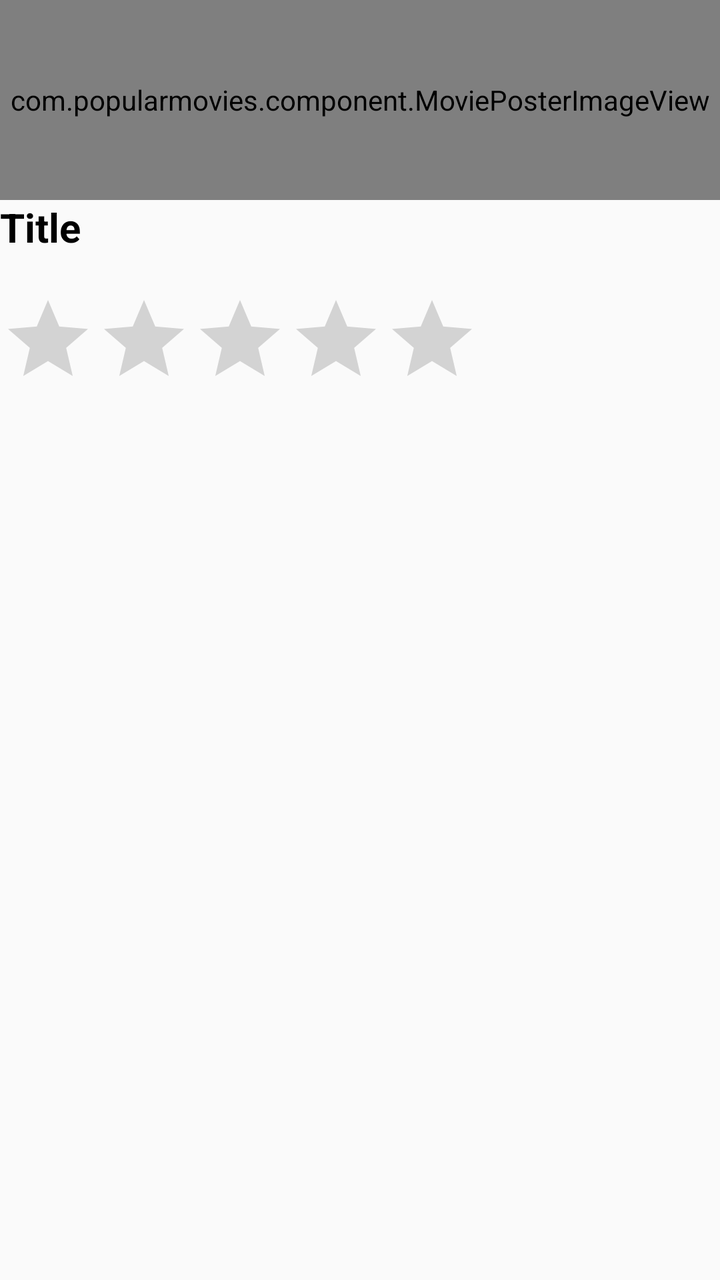
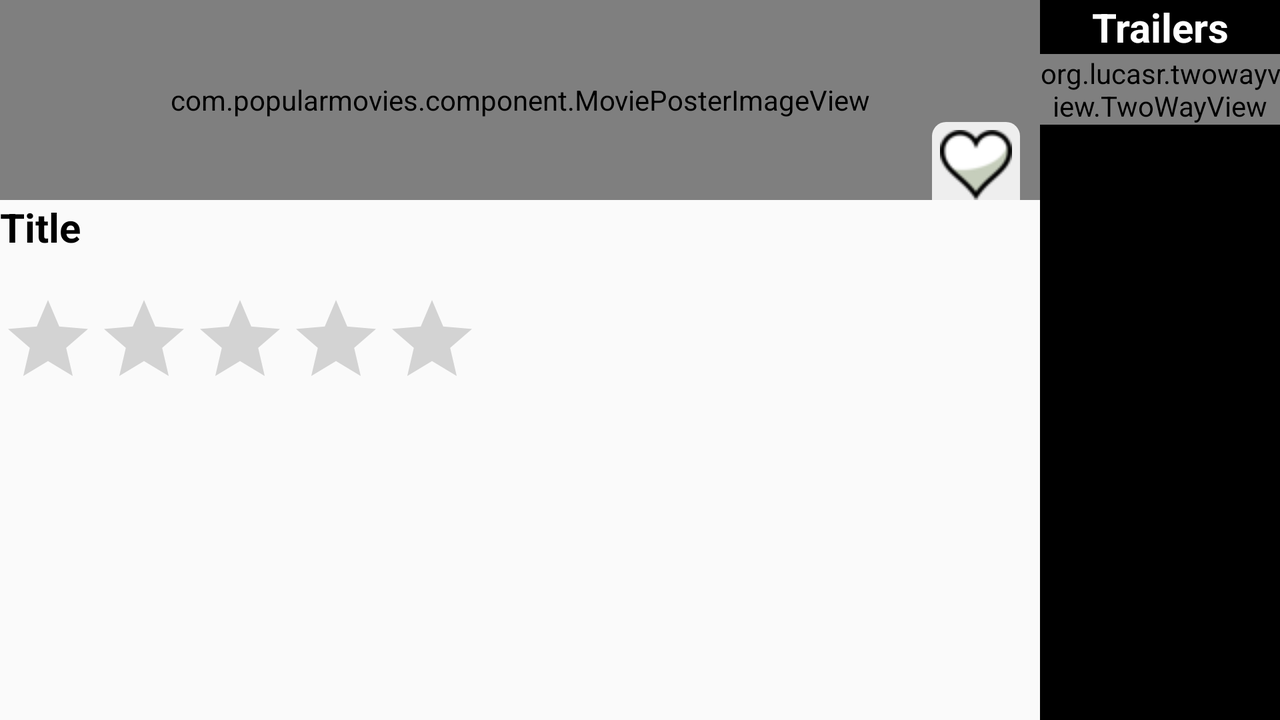

Compare how this app lays out the same screen by default and in its alternative resource folder. The renders come first, then the two layout files and the values they reference.
<!-- AndroidManifest.xml: application theme AppTheme -->
<!-- res/layout/fragment_detail.xml -->
<ScrollView xmlns:android="http://schemas.android.com/apk/res/android"
    android:layout_width="match_parent"
    android:layout_height="match_parent">


    <LinearLayout
        android:layout_width="match_parent"
        android:layout_height="match_parent"
        android:orientation="vertical">

        <RelativeLayout
            android:id="@+id/relative_container"
            android:layout_width="wrap_content"
            android:layout_height="wrap_content">


            <com.popularmovies.component.MoviePosterImageView
                android:id="@+id/movie_poster"
                android:layout_width="match_parent"
                android:layout_height="300px"
                android:src="@drawable/error" />

            <ProgressBar
                android:id="@+id/progress"
                style="?android:attr/progressBarStyle"
                android:layout_width="wrap_content"
                android:layout_height="wrap_content"
                android:layout_centerInParent="true"
                android:visibility="visible"
                android:max="100"
                android:progress="40"/>

        </RelativeLayout>




        <TextView
            android:id="@+id/movie_title"
            xmlns:android="http://schemas.android.com/apk/res/android"
            android:layout_width="wrap_content"
            android:layout_height="wrap_content"
            android:textSize="20dp"
            android:textStyle="bold"
            android:text="Title"
            android:textColor="#000000"
            />

        <TextView
            android:id="@+id/movie_release_date"
            xmlns:android="http://schemas.android.com/apk/res/android"
            android:layout_width="wrap_content"
            android:layout_height="wrap_content"
            />

        <RatingBar
            android:id="@+id/movie_vote"
            android:layout_width="wrap_content"
            android:layout_height="wrap_content"
            android:stepSize="0.25"
            android:isIndicator="true"
            />


        <TextView
            android:id="@+id/movie_synopsis"
            xmlns:android="http://schemas.android.com/apk/res/android"
            android:layout_width="wrap_content"
            android:layout_height="wrap_content"
            />


    </LinearLayout>



</ScrollView>
<!-- resources referenced by this layout -->
<resources>
  <!-- drawable error: jpg bitmap (drawable, 87817 bytes) -->
  <style name="AppTheme" parent="Theme.AppCompat.Light.DarkActionBar">
          
      </style>
</resources>
<!-- res/layout-land/fragment_detail.xml (the repository's variant of the layout above) -->
<!-- drawn on the phone turned sideways -->
<?xml version="1.0" encoding="utf-8"?>
<LinearLayout xmlns:android="http://schemas.android.com/apk/res/android"
    android:layout_width="match_parent"
    android:layout_height="match_parent"
    android:orientation="horizontal"
    android:fillViewport="true">

    <ScrollView xmlns:android="http://schemas.android.com/apk/res/android"
        android:layout_width="match_parent"
        android:layout_height="match_parent"
        android:layout_weight="1">


        <LinearLayout
            android:layout_width="match_parent"
            android:layout_height="match_parent"
            android:orientation="vertical">

            <LinearLayout
                android:layout_width="fill_parent"
                android:layout_height="wrap_content"
                android:orientation="vertical">

                <FrameLayout
                    android:id="@+id/relative_container"
                    android:layout_width="match_parent"
                    android:layout_height="wrap_content">


                    <com.popularmovies.component.MoviePosterImageView
                        android:id="@+id/movie_poster"
                        android:layout_width="match_parent"
                        android:layout_height="300px"
                        android:src="@drawable/error"
                        />


                    <ProgressBar
                        android:id="@+id/progress"
                        style="?android:attr/progressBarStyle"
                        android:layout_width="wrap_content"
                        android:layout_height="wrap_content"
                        android:layout_gravity="center"
                        android:max="100"
                        android:progress="40"
                        android:visibility="visible"
                        />


                    <ImageView
                        android:id="@+id/favorite"
                        android:layout_width="wrap_content"
                        android:layout_height="wrap_content"
                        android:src="@drawable/favorite_icon"
                        android:layout_gravity="bottom|right"
                        android:layout_marginRight="10sp"
                        android:background="@drawable/rounded_corner"
                        />

                </FrameLayout>


                <TextView xmlns:android="http://schemas.android.com/apk/res/android"
                    android:id="@+id/movie_title"
                    android:layout_width="wrap_content"
                    android:layout_height="wrap_content"
                    android:text="Title"
                    android:textColor="#000000"
                    android:textSize="20dp"
                    android:textStyle="bold" />

                <TextView xmlns:android="http://schemas.android.com/apk/res/android"
                    android:id="@+id/movie_release_date"
                    android:layout_width="wrap_content"
                    android:layout_height="wrap_content" />

                <RatingBar
                    android:id="@+id/movie_vote"
                    android:layout_width="wrap_content"
                    android:layout_height="wrap_content"
                    android:isIndicator="true"
                    android:stepSize="0.25" />


                <TextView xmlns:android="http://schemas.android.com/apk/res/android"
                    android:id="@+id/movie_synopsis"
                    android:layout_width="wrap_content"
                    android:layout_height="wrap_content" />


            </LinearLayout>


            <LinearLayout
                android:id="@+id/reviews_layout"
                android:layout_width="match_parent"
                android:layout_height="0dp"
                android:layout_weight="1"
                android:layout_marginTop="10sp"
                android:layout_marginBottom="10sp"
                android:orientation="vertical"
                android:visibility="invisible">

                <TextView
                    android:layout_width="wrap_content"
                    android:layout_height="wrap_content"
                    android:text="Reviews"
                    android:textSize="20dp"
                    android:textColor="#000000"
                    android:textStyle="bold"
                    android:layout_marginBottom="10sp"
                    />

                <LinearLayout
                    android:id="@+id/reviews"
                    android:layout_width="wrap_content"
                    android:layout_height="wrap_content"
                    android:orientation="vertical"
                    android:layout_marginBottom="10sp">


                </LinearLayout>

            </LinearLayout>

        </LinearLayout>


    </ScrollView>

    <RelativeLayout
        android:id="@+id/footer"
        android:layout_width="120dp"
        android:layout_height="wrap_content"
        android:background="#000000">

        <LinearLayout
            android:layout_width="fill_parent"
            android:layout_height="match_parent"
            android:orientation="vertical">

            <TextView
                android:layout_width="match_parent"
                android:layout_height="wrap_content"
                android:text="Trailers"
                android:gravity="center"
                android:textColor="#FFFFFF"
                android:textSize="20dp"
                android:textStyle="bold"/>

            <org.lucasr.twowayview.TwoWayView xmlns:android="http://schemas.android.com/apk/res/android"
                android:id="@+id/trailers"
                style="@style/TwoWayView"
                android:layout_width="fill_parent"
                android:layout_height="wrap_content"
                android:layout_alignParentBottom="true"
                android:drawSelectorOnTop="false"
                android:background="#000000"
                android:orientation="vertical"
                />
        </LinearLayout>

    </RelativeLayout>

</LinearLayout>
<!-- resources referenced by the variant -->
<!-- as the phone turned sideways resolves them -->
<resources>
  <!-- drawable error: jpg bitmap (drawable, 87817 bytes) -->
  <!-- drawable favorite_icon: png bitmap (drawable, 2179 bytes) -->
  <!-- drawable rounded_corner (drawable) -->
  <?xml version="1.0" encoding="utf-8"?>
  <shape xmlns:android="http://schemas.android.com/apk/res/android"
      android:shape="rectangle">
  
      
      <solid android:color="#eeeeee"></solid>
  
      
      <padding
          android:left="4dp"
          android:right="4dp"
          android:top="4dp"></padding>
  
      
      <corners
          android:bottomLeftRadius="0dp"
          android:bottomRightRadius="0dp"
          android:topLeftRadius="7dp"
          android:topRightRadius="7dp" />
  </shape>
  <style name="TwoWayView">
          <item name="android:orientation">horizontal</item>
      </style>
  <style name="AppTheme" parent="Theme.AppCompat.Light.DarkActionBar">
          
      </style>
</resources>
